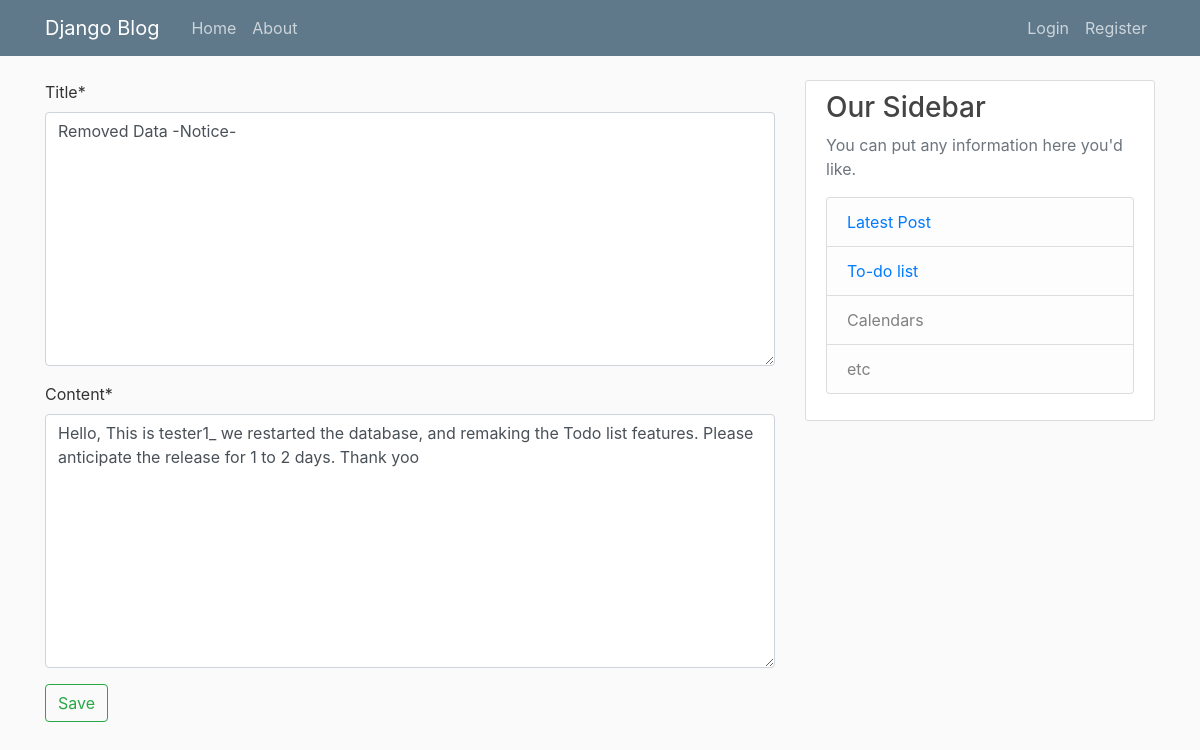
Screenshot of /post/edit/1 with the database file from the repository.
### blog/models.py (models this page shows, shortened)
class Post(models.Model):
    title = models.TextField(max_length=50)
    content = models.TextField(max_length=150)
    author = models.ForeignKey(User, on_delete=models.CASCADE)
    date_posted = models.DateField(default=timezone.now)

### blog/views.py (the view)
# urls.py: path("post/edit/<int:pk>", views.editPost, name="edit-post"),
def editPost(request, pk):
    post = Post.objects.get(id = pk)
    if request.method == "POST":
        form = PostForm(instance=post, data = request.POST)
        if form.is_valid():
            form.save()
            messages.success(request, f"Your blog is updated!.")
            return redirect('view-post', pk=post.id)
    form = PostForm(instance=post)
    return render(request, 'blog/post_edit.html', {'form':form})

### blog/forms.py
class PostForm(ModelForm):
    class Meta:
        model = Post
        fields = ['title', 'content']

### blog/templates/blog/post_edit.html (shortened to what this page needs)
{% extends 'main.html' %}
{% load crispy_forms_tags %}
{% block content %}
<form method="post">
    {{ form|crispy }}
    <input class="btn btn-outline-success" type="submit" value="Save">
</form>
{% endblock content %}

### static/styles/style.css (style rules this page uses)
body { background: #fafafa; color: #333333; margin-top: 5rem; }

### rows the page displays
Post: title "Removed Data -Notice-", content "Hello, This is tester1_ we restarted the database, and remaking the Todo list features. Please anticipate the release for 1 to 2 days. Thank yoo"
